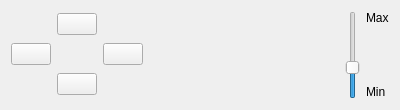
<?xml version="1.0" encoding="UTF-8"?>
<ui version="4.0">
 <class>INDIControlWidget</class>
 <widget class="QWidget" name="INDIControlWidget">
  <property name="geometry">
   <rect>
    <x>0</x>
    <y>0</y>
    <width>400</width>
    <height>110</height>
   </rect>
  </property>
  <property name="sizePolicy">
   <sizepolicy hsizetype="Preferred" vsizetype="Fixed">
    <horstretch>0</horstretch>
    <verstretch>0</verstretch>
   </sizepolicy>
  </property>
  <property name="windowTitle">
   <string notr="true">Form</string>
  </property>
  <layout class="QHBoxLayout" name="horizontalLayout">
   <item>
    <layout class="QGridLayout" name="gridLayout" columnstretch="0,0,0" columnminimumwidth="0,0,0">
     <item row="1" column="0">
      <widget class="QPushButton" name="westButton">
       <property name="sizePolicy">
        <sizepolicy hsizetype="Fixed" vsizetype="Fixed">
         <horstretch>0</horstretch>
         <verstretch>0</verstretch>
        </sizepolicy>
       </property>
       <property name="text">
        <string/>
       </property>
       <property name="icon">
        <iconset resource="../../../../data/gui/guiRes.qrc">
         <normaloff>:/graphicGui/nv_spinleft.png</normaloff>:/graphicGui/nv_spinleft.png</iconset>
       </property>
      </widget>
     </item>
     <item row="2" column="1">
      <widget class="QPushButton" name="southButton">
       <property name="sizePolicy">
        <sizepolicy hsizetype="Fixed" vsizetype="Fixed">
         <horstretch>0</horstretch>
         <verstretch>0</verstretch>
        </sizepolicy>
       </property>
       <property name="text">
        <string/>
       </property>
       <property name="icon">
        <iconset resource="../../../../data/gui/guiRes.qrc">
         <normaloff>:/graphicGui/nv_spindown.png</normaloff>:/graphicGui/nv_spindown.png</iconset>
       </property>
      </widget>
     </item>
     <item row="1" column="2">
      <widget class="QPushButton" name="eastButton">
       <property name="sizePolicy">
        <sizepolicy hsizetype="Fixed" vsizetype="Fixed">
         <horstretch>0</horstretch>
         <verstretch>0</verstretch>
        </sizepolicy>
       </property>
       <property name="text">
        <string/>
       </property>
       <property name="icon">
        <iconset resource="../../../../data/gui/guiRes.qrc">
         <normaloff>:/graphicGui/nv_spinright.png</normaloff>:/graphicGui/nv_spinright.png</iconset>
       </property>
       <property name="flat">
        <bool>false</bool>
       </property>
      </widget>
     </item>
     <item row="0" column="1">
      <widget class="QPushButton" name="northButton">
       <property name="text">
        <string/>
       </property>
       <property name="icon">
        <iconset resource="../../../../data/gui/guiRes.qrc">
         <normaloff>:/graphicGui/nv_spinup.png</normaloff>:/graphicGui/nv_spinup.png</iconset>
       </property>
      </widget>
     </item>
    </layout>
   </item>
   <item>
    <spacer name="horizontalSpacer">
     <property name="orientation">
      <enum>Qt::Horizontal</enum>
     </property>
     <property name="sizeHint" stdset="0">
      <size>
       <width>217</width>
       <height>20</height>
      </size>
     </property>
    </spacer>
   </item>
   <item>
    <widget class="QSlider" name="speedSlider">
     <property name="minimum">
      <number>1</number>
     </property>
     <property name="maximum">
      <number>4</number>
     </property>
     <property name="singleStep">
      <number>1</number>
     </property>
     <property name="pageStep">
      <number>1</number>
     </property>
     <property name="value">
      <number>2</number>
     </property>
     <property name="orientation">
      <enum>Qt::Vertical</enum>
     </property>
    </widget>
   </item>
   <item>
    <layout class="QVBoxLayout" name="verticalLayout">
     <item>
      <widget class="QLabel" name="label">
       <property name="text">
        <string>Max</string>
       </property>
      </widget>
     </item>
     <item>
      <spacer name="verticalSpacer">
       <property name="orientation">
        <enum>Qt::Vertical</enum>
       </property>
       <property name="sizeHint" stdset="0">
        <size>
         <width>20</width>
         <height>40</height>
        </size>
       </property>
      </spacer>
     </item>
     <item>
      <widget class="QLabel" name="label_2">
       <property name="text">
        <string>Min</string>
       </property>
      </widget>
     </item>
    </layout>
   </item>
  </layout>
 </widget>
 <resources>
  <include location="../../../../data/gui/guiRes.qrc"/>
 </resources>
 <connections/>
</ui>
